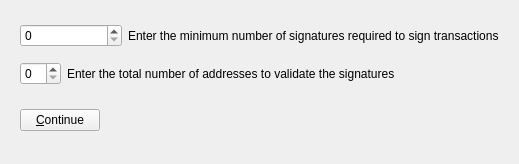
<?xml version="1.0" encoding="UTF-8"?>
<ui version="4.0">
 <class>addMultisigLayout</class>
 <widget class="QDialog" name="addMultisigLayout">
  <property name="geometry">
   <rect>
    <x>0</x>
    <y>0</y>
    <width>519</width>
    <height>164</height>
   </rect>
  </property>
  <property name="windowTitle">
   <string>Dialog</string>
  </property>
  <layout class="QVBoxLayout" name="verticalLayout_3">
   <item>
    <widget class="QStackedWidget" name="stackedWidget">
     <property name="frameShape">
      <enum>QFrame::NoFrame</enum>
     </property>
     <property name="currentIndex">
      <number>0</number>
     </property>
     <widget class="QWidget" name="page_1">
      <layout class="QGridLayout" name="gridLayout_2">
       <item row="0" column="0">
        <layout class="QVBoxLayout" name="verticalLayout">
         <item>
          <layout class="QHBoxLayout" name="enterMLayout">
           <item>
            <widget class="QSpinBox" name="enterMSpinbox"/>
           </item>
           <item>
            <widget class="QLabel" name="enterMLabel">
             <property name="text">
              <string>Enter the minimum number of signatures required to sign transactions</string>
             </property>
            </widget>
           </item>
          </layout>
         </item>
         <item>
          <layout class="QHBoxLayout" name="enterNLayout">
           <item>
            <widget class="QSpinBox" name="enterNSpinbox">
             <property name="sizePolicy">
              <sizepolicy hsizetype="Fixed" vsizetype="Fixed">
               <horstretch>0</horstretch>
               <verstretch>0</verstretch>
              </sizepolicy>
             </property>
            </widget>
           </item>
           <item>
            <widget class="QLabel" name="enterNLabel">
             <property name="text">
              <string>Enter the total number of addresses to validate the signatures</string>
             </property>
            </widget>
           </item>
          </layout>
         </item>
         <item>
          <layout class="QHBoxLayout" name="continueButtonLayout">
           <item>
            <widget class="QPushButton" name="continueButton">
             <property name="toolTip">
              <string>Sign the message to prove you own this PIVX address</string>
             </property>
             <property name="text">
              <string>&amp;Continue</string>
             </property>
             <property name="icon">
              <iconset resource="../pivx.qrc">
               <normaloff>:/icons/continue</normaloff>:/icons/continue</iconset>
             </property>
             <property name="autoDefault">
              <bool>false</bool>
             </property>
            </widget>
           </item>
           <item>
            <spacer name="continueSpacer_1">
             <property name="orientation">
              <enum>Qt::Horizontal</enum>
             </property>
             <property name="sizeHint" stdset="0">
              <size>
               <width>40</width>
               <height>48</height>
              </size>
             </property>
            </spacer>
           </item>
           <item>
            <widget class="QLabel" name="continueStatus">
             <property name="font">
              <font>
               <weight>75</weight>
               <bold>true</bold>
              </font>
             </property>
             <property name="text">
              <string/>
             </property>
             <property name="wordWrap">
              <bool>true</bool>
             </property>
            </widget>
           </item>
           <item>
            <spacer name="continueSpacer_2">
             <property name="orientation">
              <enum>Qt::Horizontal</enum>
             </property>
             <property name="sizeHint" stdset="0">
              <size>
               <width>40</width>
               <height>48</height>
              </size>
             </property>
            </spacer>
           </item>
          </layout>
         </item>
        </layout>
       </item>
      </layout>
     </widget>
     <widget class="QWidget" name="addressAccept">
      <layout class="QGridLayout" name="gridLayout_3">
       <item row="0" column="0">
        <layout class="QVBoxLayout" name="verticalLayout_2">
         <item>
          <widget class="QScrollArea" name="addressInputScrollArea">
           <property name="widgetResizable">
            <bool>true</bool>
           </property>
           <widget class="QWidget" name="addressList">
            <property name="geometry">
             <rect>
              <x>0</x>
              <y>0</y>
              <width>479</width>
              <height>68</height>
             </rect>
            </property>
            <layout class="QVBoxLayout" name="verticalLayout_4">
             <item>
              <layout class="QHBoxLayout" name="address_1">
               <property name="spacing">
                <number>0</number>
               </property>
               <item>
                <widget class="QLabel" name="addressLabel_1">
                 <property name="text">
                  <string>Address:</string>
                 </property>
                </widget>
               </item>
               <item>
                <widget class="QValidatedLineEdit" name="addressIn_1">
                 <property name="toolTip">
                  <string>The PIVX address to sign the message with</string>
                 </property>
                </widget>
               </item>
               <item>
                <widget class="QPushButton" name="addressBookButton_1">
                 <property name="toolTip">
                  <string>Choose previously used address</string>
                 </property>
                 <property name="text">
                  <string/>
                 </property>
                 <property name="icon">
                  <iconset resource="../pivx.qrc">
                   <normaloff>:/icons/address-book</normaloff>:/icons/address-book</iconset>
                 </property>
                 <property name="shortcut">
                  <string>Alt+A</string>
                 </property>
                 <property name="autoDefault">
                  <bool>false</bool>
                 </property>
                </widget>
               </item>
               <item>
                <widget class="QPushButton" name="addressPasteButton_1">
                 <property name="toolTip">
                  <string>Paste address from clipboard</string>
                 </property>
                 <property name="text">
                  <string/>
                 </property>
                 <property name="icon">
                  <iconset resource="../pivx.qrc">
                   <normaloff>:/icons/editpaste</normaloff>:/icons/editpaste</iconset>
                 </property>
                 <property name="shortcut">
                  <string>Alt+P</string>
                 </property>
                 <property name="autoDefault">
                  <bool>false</bool>
                 </property>
                </widget>
               </item>
              </layout>
             </item>
            </layout>
           </widget>
          </widget>
         </item>
         <item>
          <layout class="QHBoxLayout" name="exitDialog">
           <item>
            <widget class="QPushButton" name="createAddressButton">
             <property name="toolTip">
              <string>Sign the message to prove you own this PIVX address</string>
             </property>
             <property name="text">
              <string>&amp;Create Address</string>
             </property>
             <property name="icon">
              <iconset resource="../pivx.qrc">
               <normaloff>:/icons/edit</normaloff>:/icons/edit</iconset>
             </property>
             <property name="autoDefault">
              <bool>false</bool>
             </property>
            </widget>
           </item>
           <item>
            <widget class="QPushButton" name="clearButton">
             <property name="toolTip">
              <string>Reset all sign message fields</string>
             </property>
             <property name="text">
              <string>Clear &amp;All</string>
             </property>
             <property name="icon">
              <iconset resource="../pivx.qrc">
               <normaloff>:/icons/remove</normaloff>:/icons/remove</iconset>
             </property>
             <property name="autoDefault">
              <bool>false</bool>
             </property>
            </widget>
           </item>
           <item>
            <spacer name="exitSpacer_1">
             <property name="orientation">
              <enum>Qt::Horizontal</enum>
             </property>
             <property name="sizeHint" stdset="0">
              <size>
               <width>40</width>
               <height>48</height>
              </size>
             </property>
            </spacer>
           </item>
           <item>
            <widget class="QLabel" name="exitStatus">
             <property name="font">
              <font>
               <weight>75</weight>
               <bold>true</bold>
              </font>
             </property>
             <property name="text">
              <string/>
             </property>
             <property name="wordWrap">
              <bool>true</bool>
             </property>
            </widget>
           </item>
           <item>
            <spacer name="exitSpacer_2">
             <property name="orientation">
              <enum>Qt::Horizontal</enum>
             </property>
             <property name="sizeHint" stdset="0">
              <size>
               <width>40</width>
               <height>48</height>
              </size>
             </property>
            </spacer>
           </item>
          </layout>
         </item>
        </layout>
       </item>
      </layout>
     </widget>
    </widget>
   </item>
  </layout>
 </widget>
 <customwidgets>
  <customwidget>
   <class>QValidatedLineEdit</class>
   <extends>QLineEdit</extends>
   <header>qvalidatedlineedit.h</header>
  </customwidget>
 </customwidgets>
 <resources>
  <include location="../pivx.qrc"/>
 </resources>
 <connections/>
</ui>
